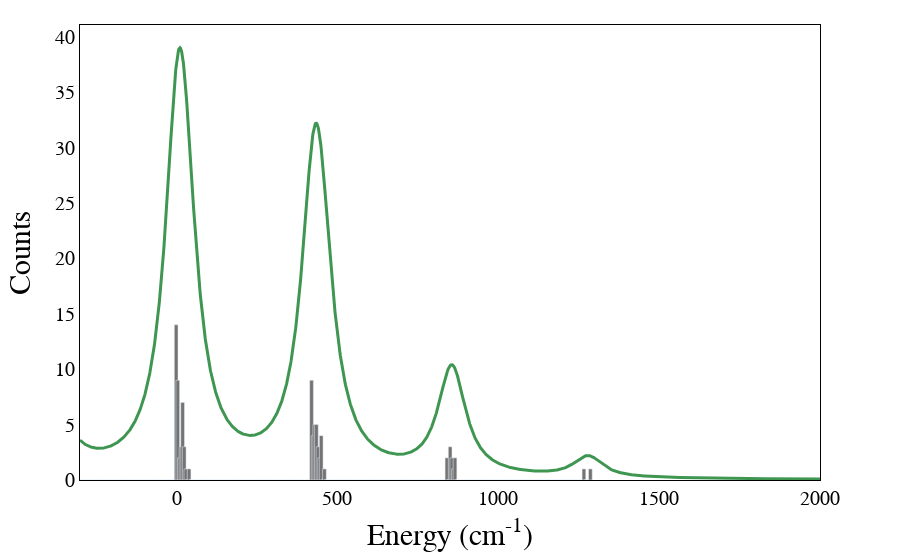

Here is the notebook cell this chart was saved with:
### Markdown cell above
Plot the Spectrum

Note: You may choose your favourite plotting program if you wish.

### Code cell
spectrum = plot.spectrum(e, xmin=-300, xmax=2000)
offline.iplot(spectrum)

### Figure 1 — Plotly figure (JSON) as saved in the notebook; plotly's stock layout.template omitted (floating-point values rounded to 4 significant figures; data arrays with more than 128 entries replaced by an {"elided": "..."} marker saying what was removed)
{"data": [{"marker": {"color": "#737373"}, "type": "bar", "width": 11.5, "x": {"elided": "421 float values"}, "y": {"elided": "420 int values"}}, {"line": {"color": "#3e9651", "width": 3}, "mode": "lines", "type": "scatter", "x": {"elided": "2300 float values"}, "y": {"elided": "2300 float values"}}], "layout": {"bargap": 0.04, "margin": {"t": 25}, "plot_bgcolor": "white", "showlegend": false, "xaxis": {"linecolor": "black", "mirror": true, "range": [-300, 2000], "showline": true, "tickfont": {"color": "black", "family": "Computer Modern", "size": 20}, "title": {"font": {"color": "black", "family": "Computer Modern", "size": 30}, "text": "Energy (cm<sup>-1</sup>)"}}, "yaxis": {"linecolor": "black", "mirror": true, "rangemode": "tozero", "showline": true, "tickfont": {"color": "black", "family": "Computer Modern", "size": 20}, "title": {"font": {"color": "black", "family": "Computer Modern", "size": 30}, "text": "Counts"}}}}
